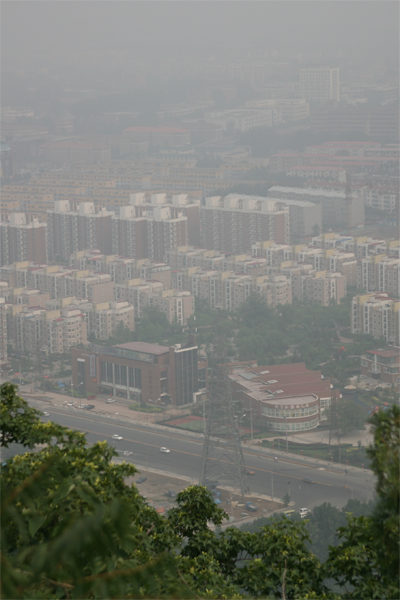
%> input picture 0-image_Dehaze/data/canon3.bmp, 400 x 600 px; its folder holds only this picture in this run
$ octave Demo.m   (GNU Octave 9; MATLAB toolbox functions it lacks are replaced by stand-ins)
%> lines starting %> are read from the running program, lines starting %| are printed output that depends on the picture
### 9-Decolor/computeCCPR.m
function ccpr = computeCCPR(Irgb, gray, tau)
% CCPR: Color Contrast Preserving Ratio
% Irgb: RGB double图像
% gray: 输出灰度图
% tau : 感知阈值（Lab空间推荐5）

Lab = rgb2lab(Irgb);
H = size(gray,1);
W = size(gray,2);

%% 水平相邻像素对
dx_g = abs(gray(:,1:end-1) - gray(:,2:end));
dLab_x = vecnorm(Lab(:,1:end-1,:)-Lab(:,2:end,:), 2, 3);

%% 垂直相邻像素对
dy_g = abs(gray(1:end-1,:) - gray(2:end,:));
dLab_y = vecnorm(Lab(1:end-1,:,:)-Lab(2:end,:,:), 2, 3);

%% 合并统计
colorDiffAll  = [dLab_x(:); dLab_y(:)];
grayDiffAll   = [dx_g(:); dy_g(:)];

validColor = colorDiffAll > tau;
totalColorPair = sum(validColor);
if totalColorPair == 0
    ccpr = 0;
    return;
end
survivePair = sum( validColor & (grayDiffAll > tau) );
ccpr = survivePair / totalColorPair;
end

### 9-Decolor/Demo.m
%% 程序分享
% 个人博客 www.aomanhao.top
% Github https://github.com/AomanHao
% CSDN https://blog.csdn.net/Aoman_Hao
%--------------------------------------

clc
clear
close all
%% Decolor
%% load data
addpath('./algoriam/');

pathname = './data/';
img_conf = dir(pathname);
img_name = {img_conf.name};
img_num = numel({img_conf.name})-2;

for i = 1:img_num
    %% load data
    imgname = split(img_name{i+2},'.');
    conf.name = [imgname{1}];
    pathfilename = [pathname,img_name{i+2}];
    img = im2double(imread(pathfilename));


    %% 1. 传统标准灰度化
    gray_ori = rgb2gray(img);
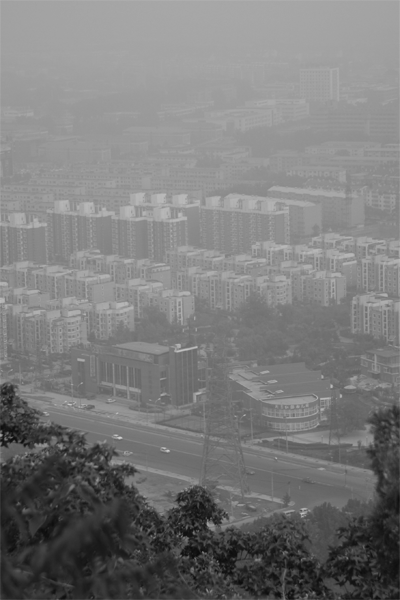
%> gray_ori: size 600x400 double; min 0.0438, max 0.821, mean 0.484
    figure; imshow(gray_ori); title('彩转灰');
    imwrite(gray_ori,strcat(conf.name,'彩转灰.png'));
    ccpr1 = computeCCPR(img.*255, gray_ori.*255, 5/255);
%> in computeCCPR, `Lab = rgb2lab(Irgb);`: Lab: size 600x400x3 double; mean of channels 1, 2, 3 5192.8, -181.7, 344.8
%> in computeCCPR, `dx_g = abs(gray(:,1:end-1) - gray(:,2:end));`:
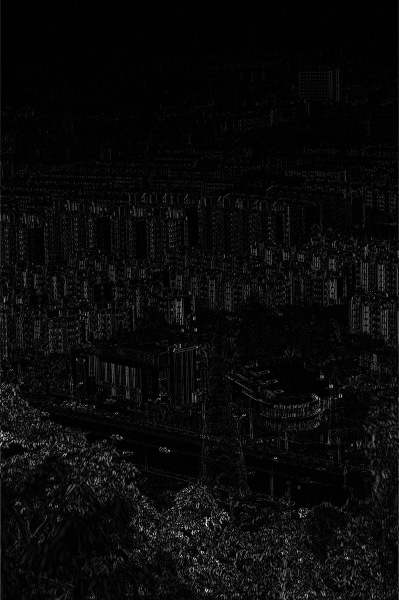
%> dx_g: size 600x399 double; min 0, max 82.45, mean 3.2; drawn with min black and max white
%> in computeCCPR, `dy_g = abs(gray(1:end-1,:) - gray(2:end,:));`:
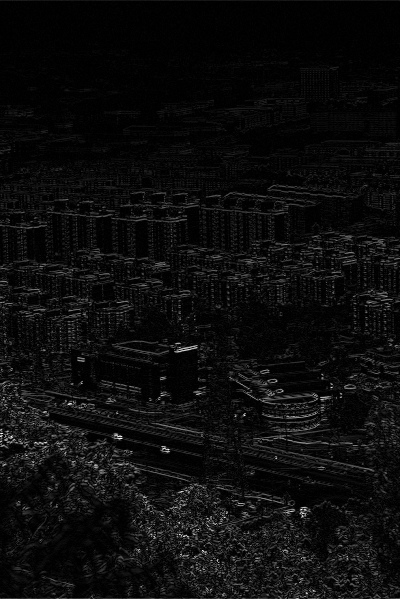
%> dy_g: size 599x400 double; min 0, max 72.44, mean 3.7; drawn with min black and max white
%> in computeCCPR, `validColor = colorDiffAll > tau;`: validColor = 479000 logical values, 463845 true
%> in computeCCPR, `totalColorPair = sum(validColor);`: totalColorPair = 463845
%> in computeCCPR, `survivePair = sum( validColor & (grayDiffAll > tau) );`: survivePair = 460685
%> in computeCCPR, `ccpr = survivePair / totalColorPair;`: ccpr = 0.993
%> ccpr1 = 0.993


    %% 2、RTCP 去色 《Real-time Contrast Preserving Decolorization》
%> (the run ends here)

$ run again, on 0-image_Dehaze/data/foggyHouse.jpg
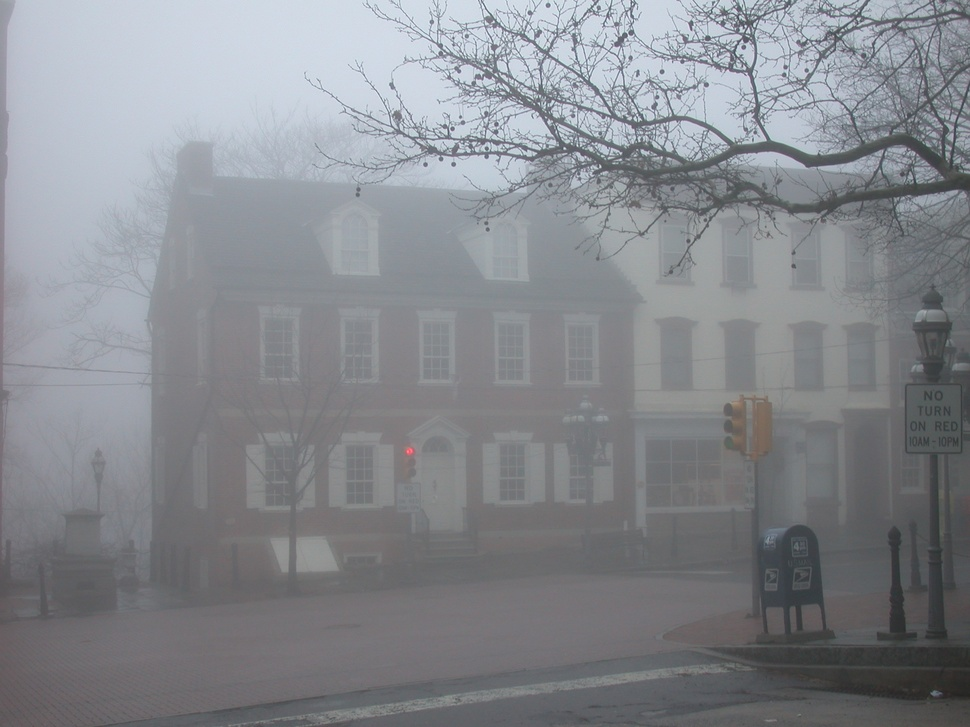
%> input picture 0-image_Dehaze/data/foggyHouse.jpg, 970 x 727 px, shrunk from 2048 x 1536 before the run
%> Lab: size 727x970x3 double; mean of channels 1, 2, 3 5628, 4.6, -257.9
%> in computeCCPR, `dx_g = abs(gray(:,1:end-1) - gray(:,2:end));`:
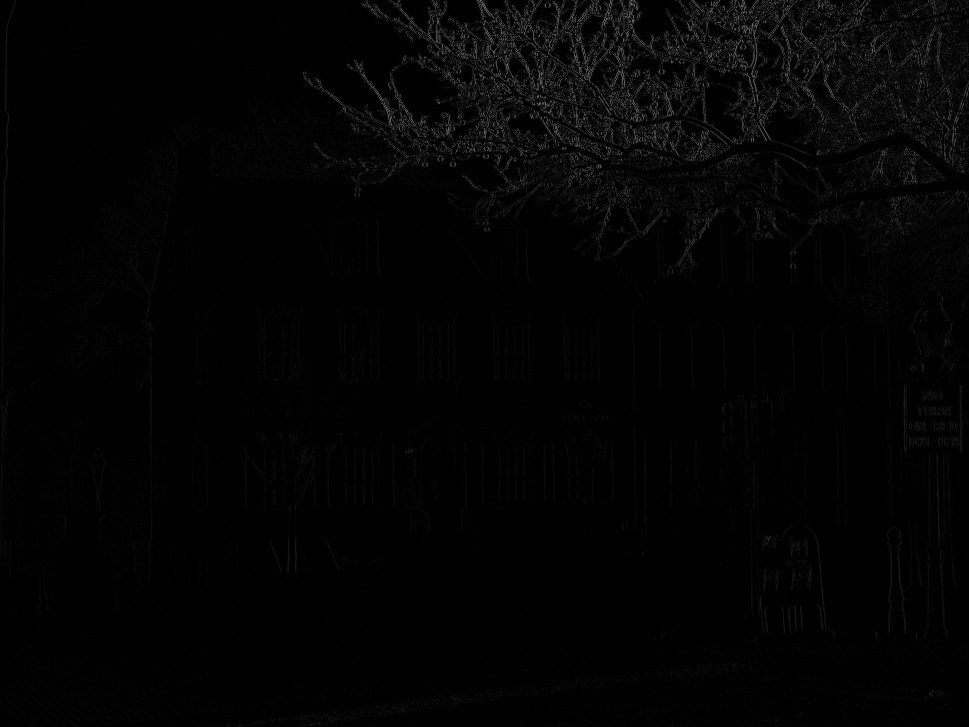
%> dx_g: size 727x969 double; min 0, max 130.1, mean 3.7
%> in computeCCPR, `dy_g = abs(gray(1:end-1,:) - gray(2:end,:));`:
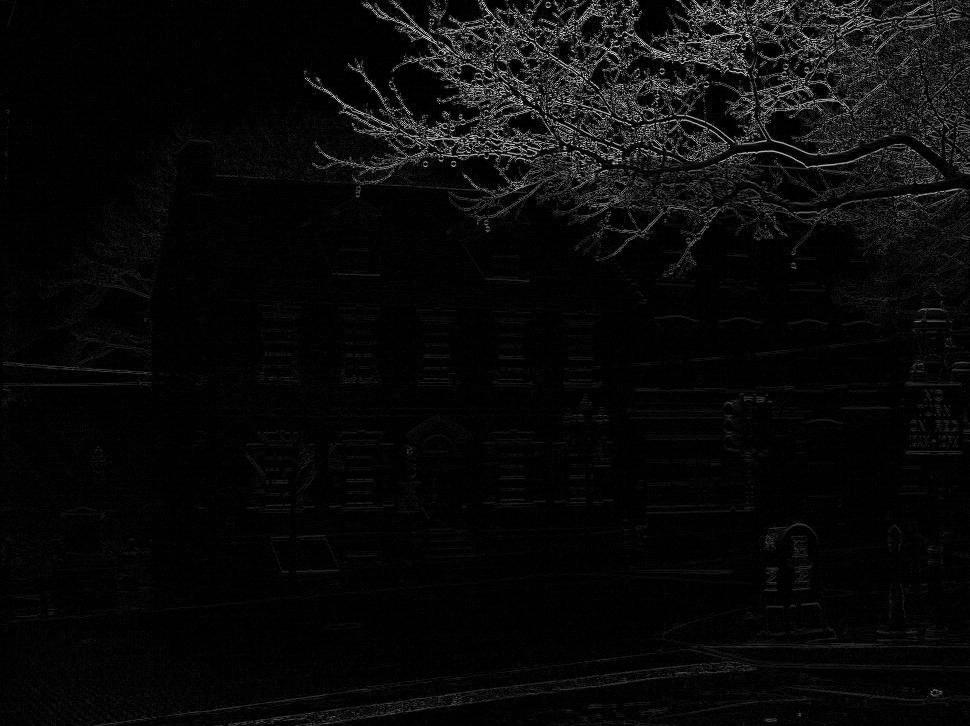
%> dy_g: size 726x970 double; min 0, max 99.24, mean 3.8; drawn with min black and max white
%> validColor = 1408683 logical values, 1082082 true
%> totalColorPair = 1082082
%> survivePair = 1064210
%> ccpr = 0.983
